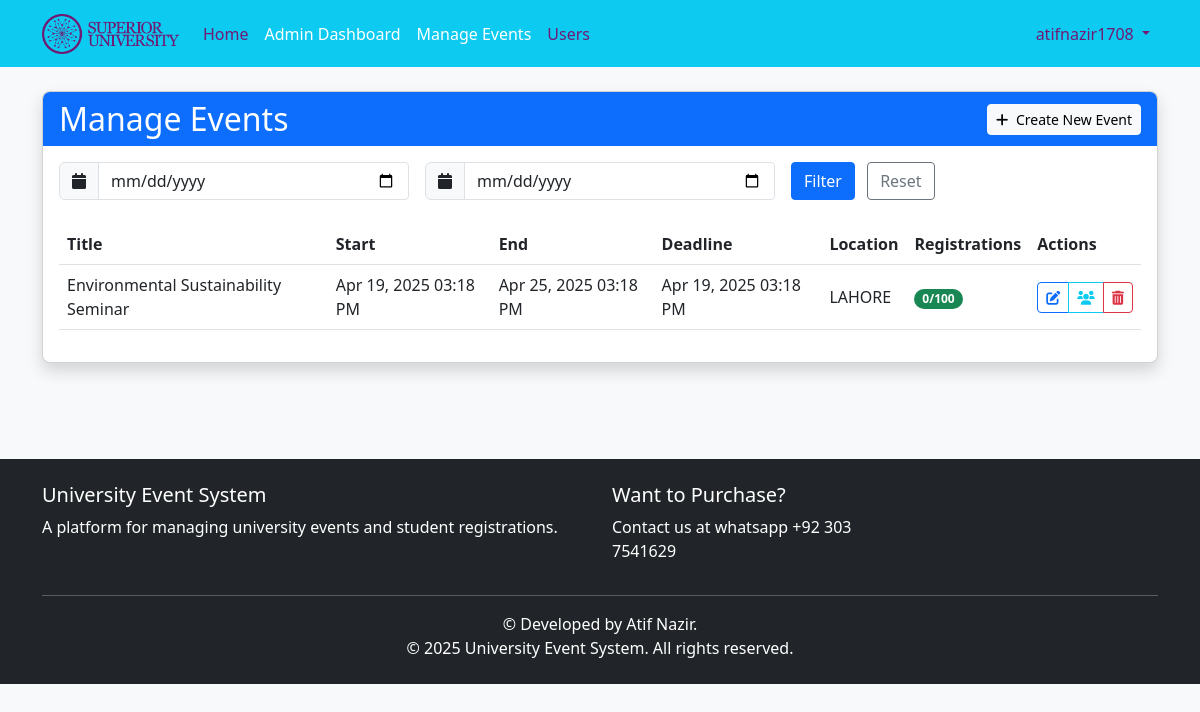
Screenshot of /admin/events (signed in) with the database file from the repository.
### app/models.py (models this page shows, shortened)
class User(db.Model, UserMixin):
    id = db.Column(db.Integer, primary_key=True)
    username = db.Column(db.String(64), unique=True, nullable=False)
    full_name = db.Column(db.String(100), nullable=True)  # New field for full name
    email = db.Column(db.String(120), unique=True, nullable=False)
    password_hash = db.Column(db.String(128), nullable=False)
    role = db.Column(db.String(20), nullable=False, default='student')
    student_id = db.Column(db.String(100), nullable=True)  # New field for student ID
    profile_image = db.Column(db.String(200), nullable=True)  # New field for profile picture URL
    department = db.Column(db.String(100), nullable=True)  # Department
    bio = db.Column(db.String(500), nullable=True)  # Optional bio field
    created_at = db.Column(db.DateTime, default=datetime.utcnow)
    registrations = db.relationship('Registration', backref='user', lazy=True)
    def is_admin(self):
        return self.role == 'admin'

class Event(db.Model):
    id = db.Column(db.Integer, primary_key=True)
    title = db.Column(db.String(100), nullable=False)
    description = db.Column(db.Text, nullable=False)
    date = db.Column(db.DateTime, nullable=False)  # Start Date
    end_date = db.Column(db.DateTime, nullable=True)
    registration_deadline = db.Column(db.DateTime, nullable=True)  # New Field
    location = db.Column(db.String(100), nullable=False)
    max_participants = db.Column(db.Integer, nullable=False)
    created_at = db.Column(db.DateTime, default=datetime.utcnow)
    updated_at = db.Column(db.DateTime, default=datetime.utcnow, onupdate=datetime.utcnow)
    registrations = db.relationship('Registration', backref='event', lazy=True, cascade="all, delete-orphan")
    @property
    def registration_count(self):
        return Registration.query.filter_by(event_id=self.id).count()
    @property
    def is_full(self):
        return self.registration_count >= self.max_participants

### app/routes/admin.py (the view)
@admin.route('/events')
@admin_required
def events():
    page = request.args.get('page', 1, type=int)
    date_from = request.args.get('date_from')
    date_to = request.args.get('date_to')
    query = Event.query.order_by(Event.date.asc())
    if date_from:
        try:
            date_from = datetime.strptime(date_from, '%Y-%m-%d')
            query = query.filter(Event.date >= date_from)
        except ValueError:
            pass
    if date_to:
        try:
            date_to = datetime.strptime(date_to, '%Y-%m-%d')
            query = query.filter(Event.date <= date_to)
        except ValueError:
            pass
    events = query.paginate(page=page, per_page=10)
    return render_template('admin/events.html', title='Manage Events', events=events)

### app/models.py (called while the page is built)
@login_manager.user_loader
def load_user(user_id):
    return User.query.get(int(user_id))

### app/routes/admin.py (called while the page is built)
def get_new_registration_count():
    return Registration.query.filter_by(admin_viewed=False).count()

@admin.context_processor
def inject_new_registration_count():
    if current_user.is_authenticated and current_user.is_admin():
        return {'new_registration_count': get_new_registration_count()}
    return {'new_registration_count': 0}

### app/utils/helpers.py (called while the page is built)
def admin_required(f):
    @wraps(f)  # Add this line to preserve the original function name
    def decorated_function(*args, **kwargs):
        if not current_user.is_admin():
            abort(403)  # Forbidden if not an admin
        return f(*args, **kwargs)
    return decorated_function

### app/templates/admin/events.html (shortened to what this page needs)
{% extends "base.html" %}
{% block content %}
<div class="row mb-4">
    <div class="col-md-12">
        <div class="card shadow">
            <div class="card-header bg-primary text-white d-flex justify-content-between align-items-center">
                <h2 class="card-title mb-0">Manage Events</h2>
                <a href="{{ url_for('admin.create_event') }}" class="btn btn-light btn-sm">
                    <i class="fas fa-plus me-1"></i> Create New Event
                </a>
            </div>
            <div class="card-body">
                <form id="filter-form" class="row g-3 mb-4">
                    <div class="col-md-4">
                        <div class="input-group">
                            <span class="input-group-text"><i class="fas fa-calendar"></i></span>
                            <input type="date" class="form-control" name="date_from" value="{{ request.args.get('date_from', '') }}">
                        </div>
                    </div>
                    <div class="col-md-4">
                        <div class="input-group">
                            <span class="input-group-text"><i class="fas fa-calendar"></i></span>
                            <input type="date" class="form-control" name="date_to" value="{{ request.args.get('date_to', '') }}">
                        </div>
                    </div>
                    <div class="col-md-4">
                        <button type="submit" class="btn btn-primary me-2">Filter</button>
                        <a href="{{ url_for('admin.events') }}" class="btn btn-outline-secondary">Reset</a>
                    </div>
                </form>
                {% if events.items %}
                    <div class="table-responsive">
                        <table class="table table-hover align-middle">
                            <thead>
                                <tr>
                                    <th>Title</th>
                                    <th>Start</th>
                                    <th>End</th>
                                    <th>Deadline</th>
                                    <th>Location</th>
                                    <th>Registrations</th>
                                    <th>Actions</th>
                                </tr>
                            </thead>
                            <tbody>
                                {% for event in events.items %}
                                <tr>
                                    <td>{{ event.title }}</td>
                                    <td>{{ event.date.strftime('%b %d, %Y %I:%M %p') }}</td>
                                    <td>{{ event.end_date.strftime('%b %d, %Y %I:%M %p') if event.end_date else 'N/A' }}</td>
                                    <td>{{ event.registration_deadline.strftime('%b %d, %Y %I:%M %p') if event.registration_deadline else 'N/A' }}</td>
                                    <td>{{ event.location }}</td>
                                    <td>
                                        <span class="badge rounded-pill {% if event.is_full %}bg-danger{% elif event.registration_count > event.max_participants * 0.7 %}bg-warning{% else %}bg-success{% endif %}">
                                            {{ event.registration_count }}/{{ event.max_participants }}
                                        </span>
                                    </td>
                                    <td>
                                        <div class="btn-group btn-group-sm">
                                            <a href="{{ url_for('admin.edit_event', event_id=event.id) }}" class="btn btn-outline-primary" title="Edit">
                                                <i class="fas fa-edit"></i>
                                            </a>
                                            <a href="{{ url_for('admin.event_registrations', event_id=event.id) }}" class="btn btn-outline-info" title="Registrations">
                                                <i class="fas fa-users"></i>
                                            </a>
                                            <button class="btn btn-outline-danger" data-bs-toggle="modal" data-bs-target="#deleteEventModal{{ event.id }}" title="Delete">
                                                <i class="fas fa-trash-alt"></i>
                                            </button>
                                        </div>
                                    </td>
                                </tr>
                                {% endfor %}
                            </tbody>
                        </table>
                    </div>
                {% else %}
                    <div class="alert alert-info text-center">
                        <i class="fas fa-info-circle me-2"></i>No events found.
                    </div>
                {% endif %}
            </div>
        </div>
    </div>
</div>
{% endblock %}

### app/templates/base.html (shortened to what this page needs)
<!DOCTYPE html>
<html lang="en">
<head>
    <link href="https://cdn.jsdelivr.net/npm/bootstrap@5.3.0/dist/css/bootstrap.min.css" rel="stylesheet">
    <link href="https://cdnjs.cloudflare.com/ajax/libs/font-awesome/6.0.0/css/all.min.css" rel="stylesheet">
    <link rel="stylesheet" href="https://cdn.jsdelivr.net/npm/flatpickr/dist/flatpickr.min.css">
    <link rel="stylesheet" href="{{ url_for('static', filename='css/style.css') }}">
    <link rel="stylesheet" href="{{ url_for('static', filename='css/notification.css') }}">
</head>
<body>
    <header>
        <nav class="navbar navbar-expand-lg navbar-dark">
            <div class="container">
                <a class="navbar-brand" href="{{ url_for('main.home') }}">
                    <img src="{{ url_for('static', filename='images/university_logo.png') }}"
                         alt=""
                         height="40"
                         class="d-inline-block align-text-top"
                         onerror="this.style.display='none'; document.getElementById('brand-text').style.display='inline';">
                </a>
                <div class="collapse navbar-collapse" id="navbarNav">
                    <ul class="navbar-nav me-auto">
                        <li class="nav-item">
                            <a class="nav-link {% if request.endpoint == 'main.home' %}active{% endif %}" href="{{ url_for('main.home') }}">Home</a>
                        </li>
                        {% if current_user.is_authenticated %}
                            {% if current_user.is_admin() %}
                                <li class="nav-item">
                                    <a class="nav-link {% if request.endpoint.startswith('admin.') %}active{% endif %}" href="{{ url_for('admin.dashboard') }}">Admin Dashboard</a>
                                </li>
                                <li class="nav-item">
                                    <a class="nav-link {% if request.endpoint == 'admin.events' %}active{% endif %}" href="{{ url_for('admin.events') }}">Manage Events</a>
                                </li>
                                <li class="nav-item">
                                    <a class="nav-link {% if request.endpoint == 'admin.users' %}active{% endif %}" href="{{ url_for('admin.users') }}">Users</a>
                                </li>
                            {% endif %}
                        {% endif %}
                    </ul>
                    <ul class="navbar-nav">
                        {% if current_user.is_authenticated %}
                            <li class="nav-item dropdown">
                                <a class="nav-link dropdown-toggle" href="#" id="navbarDropdown" role="button" data-bs-toggle="dropdown" aria-expanded="false">
                                    {{ current_user.username }}
                                </a>
                            </li>
                        {% endif %}
                    </ul>
                </div>
            </div>
        </nav>
    </header>
    <main class="container py-4">
        {% block content %}{% endblock %}
    </main>
    <footer class="bg-dark text-white mt-5 py-4">
        <div class="container">
            <div class="row">
                <div class="col-md-6">
                    <h5>University Event System</h5>
                    <p>A platform for managing university events and student registrations.</p>
                </div>
                <div class="col-md-3">
                    <h5>Want to Purchase?</h5>
                    <p>Contact us at whatsapp +92 303 7541629</p>
                </div>
            </div>
            <hr>
            <div class="text-center">
                <p class="mb-0">&copy; Developed by Atif Nazir.</p>
                <p class="mb-0">&copy; {{ year }} University Event System. All rights reserved.</p>
            </div>
        </div>
    </footer>
</body>
</html>

### app/static/css/style.css (style rules this page uses)
body { background-color: #f8f9fa; font-family: 'Segoe UI', Tahoma, Geneva, Verdana, sans-serif; }
.navbar-brand { font-weight: 600; }
.card { border-radius: 0.5rem; overflow: hidden; transition: transform 0.3s ease, box-shadow 0.3s ease; }
.card-header { border-bottom: none; }
.btn { border-radius: 0.25rem; }
.btn-primary { background-color: #0d6efd; border-color: #0d6efd; }
.form-control, .form-select { border-radius: 0.25rem; }
footer { margin-top: 2rem; }

### app/templates/base.html (style rules this page uses)
header nav.navbar { background-color: #007BFF; }
.navbar-nav .nav-link { color: #701A73 !important; }
.navbar-nav .nav-link.active { color: #ffffff !important; }
.navbar-brand { color: #ffffff; }
.navbar { background-color: #0DCAF0 !important; }

### rows the page displays
User: username "atifnazir1708"
Event: title "Environmental Sustainability Seminar", date "Apr 19, 2025 03:18 PM", end_date "Apr 25, 2025 03:18 PM", registration_deadline "Apr 19, 2025 03:18 PM", location "LAHORE", registration_count "0", max_participants "100"
